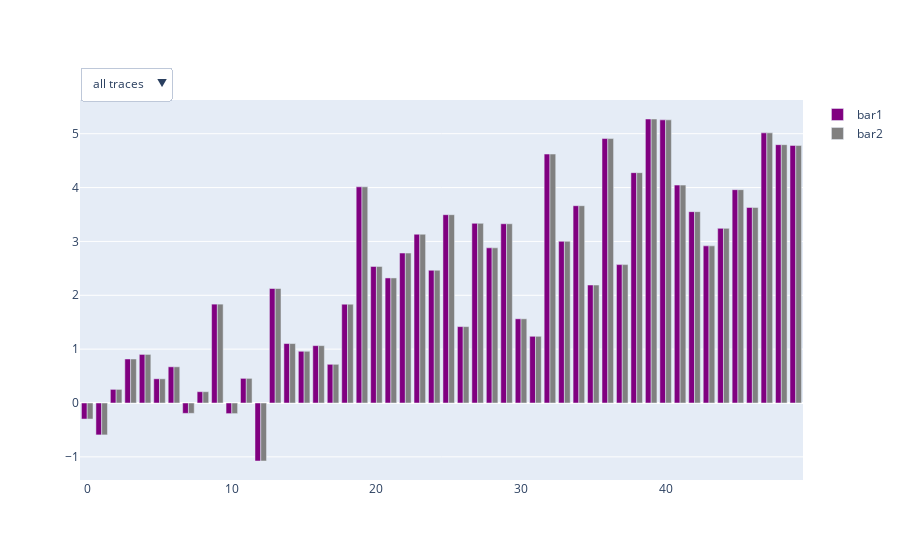

The cell this chart's notebook holds for it:
### Code cell
fig_int = go.Figure()

df_y1 = df_[df_['variable'] == 'y1']
df_y2 = df_[df_['variable'] == 'y2']

fig_int.add_trace(go.Bar(x=df_y1["x"], y=df_y1["value"], name="bar1", marker_color='purple', visible=True))
fig_int.add_trace(go.Bar(x=df_y2["x"], y=df_y1["value"], name="bar2", marker_color='grey', visible=True))

# OR
"""
for v in df_['variable'].unique():
    dff = df_[df_['variable'] == v]
    fig_int.add_trace(go.Bar(
        x=dff['x'],
        y=dff['value'],
        name='trace '+v+'',
        marker_color=font['color'][v],
        legendgroup=v,
        legendgrouptitle=dict(text=v),
        visible=True,
    ))
"""

# Add dropdown
fig_int.update_layout(
    updatemenus=[
        dict(
            buttons=list([
                dict(
                    args=[{"visible": [True, True]}],
                    label="all traces",
                    method="update"
                ),
                dict(
                    args= [{"visible": [True, False]}],
                    label="y1 trace",
                    method="update",
                ),
                dict(
                    args=[{"visible": [False, True]}],
                    label="y2 trace",
                    method="update"
                )
            ]),
            direction="down",
            pad={"r": 10, "t": 10},
            showactive=True,
            x=0,
            xanchor="left",
            y=1,
            yanchor="bottom"
        ),
    ]
)
fig_int.show()

### Figure 1 — Plotly figure (JSON) as saved in the notebook; plotly's stock layout.template omitted (floating-point values rounded to 4 significant figures)
{"data": [{"marker": {"color": "purple"}, "name": "bar1", "type": "bar", "visible": true, "x": [0, 1, 2, 3, 4, 5, 6, 7, 8, 9, 10, 11, 12, 13, 14, 15, 16, 17, 18, 19, 20, 21, 22, 23, 24, 25, 26, 27, 28, 29, 30, 31, 32, 33, 34, 35, 36, 37, 38, 39, 40, 41, 42, 43, 44, 45, 46, 47, 48, 49], "y": [-0.298, -0.5924, 0.2528, 0.8174, 0.9021, 0.4496, 0.6721, -0.1924, 0.2099, 1.836, -0.1971, 0.4575, -1.077, 2.126, 1.104, 0.9605, 1.065, 0.7186, 1.834, 4.014, 2.536, 2.322, 2.784, 3.134, 2.465, 3.496, 1.418, 3.336, 2.881, 3.328, 1.563, 1.239, 4.622, 3.002, 3.663, 2.191, 4.91, 2.57, 4.277, 5.273, 5.257, 4.046, 3.553, 2.918, 3.242, 3.961, 3.631, 5.016, 4.796, 4.783]}, {"marker": {"color": "grey"}, "name": "bar2", "type": "bar", "visible": true, "x": [0, 1, 2, 3, 4, 5, 6, 7, 8, 9, 10, 11, 12, 13, 14, 15, 16, 17, 18, 19, 20, 21, 22, 23, 24, 25, 26, 27, 28, 29, 30, 31, 32, 33, 34, 35, 36, 37, 38, 39, 40, 41, 42, 43, 44, 45, 46, 47, 48, 49], "y": [-0.298, -0.5924, 0.2528, 0.8174, 0.9021, 0.4496, 0.6721, -0.1924, 0.2099, 1.836, -0.1971, 0.4575, -1.077, 2.126, 1.104, 0.9605, 1.065, 0.7186, 1.834, 4.014, 2.536, 2.322, 2.784, 3.134, 2.465, 3.496, 1.418, 3.336, 2.881, 3.328, 1.563, 1.239, 4.622, 3.002, 3.663, 2.191, 4.91, 2.57, 4.277, 5.273, 5.257, 4.046, 3.553, 2.918, 3.242, 3.961, 3.631, 5.016, 4.796, 4.783]}], "layout": {"updatemenus": [{"buttons": [{"args": [{"visible": [true, true]}], "label": "all traces", "method": "update"}, {"args": [{"visible": [true, false]}], "label": "y1 trace", "method": "update"}, {"args": [{"visible": [false, true]}], "label": "y2 trace", "method": "update"}], "direction": "down", "pad": {"r": 10, "t": 10}, "showactive": true, "x": 0, "xanchor": "left", "y": 1, "yanchor": "bottom"}]}}
